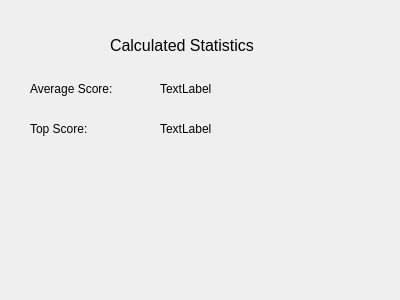
<?xml version="1.0" encoding="UTF-8"?>
<ui version="4.0">
 <class>CalculatedStatistics</class>
 <widget class="QWidget" name="CalculatedStatistics">
  <property name="geometry">
   <rect>
    <x>0</x>
    <y>0</y>
    <width>400</width>
    <height>300</height>
   </rect>
  </property>
  <property name="windowTitle">
   <string>Form</string>
  </property>
  <widget class="QLabel" name="label">
   <property name="geometry">
    <rect>
     <x>110</x>
     <y>30</y>
     <width>191</width>
     <height>31</height>
    </rect>
   </property>
   <property name="font">
    <font>
     <pointsize>12</pointsize>
    </font>
   </property>
   <property name="text">
    <string>Calculated Statistics</string>
   </property>
  </widget>
  <widget class="QLabel" name="label_2">
   <property name="geometry">
    <rect>
     <x>30</x>
     <y>80</y>
     <width>111</width>
     <height>17</height>
    </rect>
   </property>
   <property name="text">
    <string>Average Score:</string>
   </property>
  </widget>
  <widget class="QLabel" name="avgScore">
   <property name="geometry">
    <rect>
     <x>160</x>
     <y>80</y>
     <width>64</width>
     <height>17</height>
    </rect>
   </property>
   <property name="text">
    <string>TextLabel</string>
   </property>
  </widget>
  <widget class="QLabel" name="label_3">
   <property name="geometry">
    <rect>
     <x>30</x>
     <y>120</y>
     <width>111</width>
     <height>17</height>
    </rect>
   </property>
   <property name="text">
    <string>Top Score:</string>
   </property>
  </widget>
  <widget class="QLabel" name="topScore">
   <property name="geometry">
    <rect>
     <x>160</x>
     <y>120</y>
     <width>64</width>
     <height>17</height>
    </rect>
   </property>
   <property name="text">
    <string>TextLabel</string>
   </property>
  </widget>
 </widget>
 <resources/>
 <connections/>
</ui>
